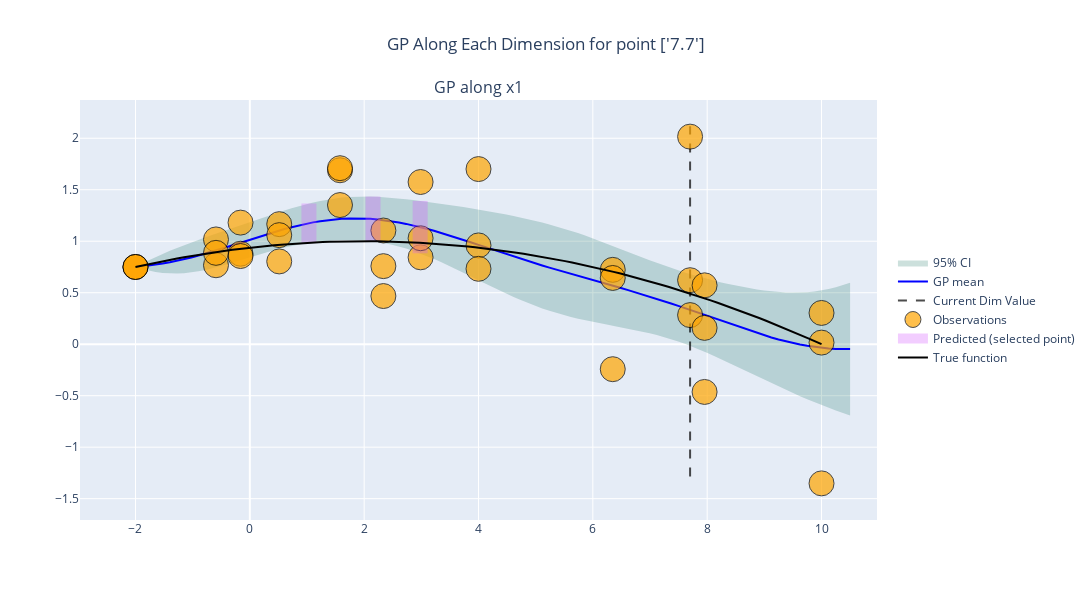

Notebook code cell kept with this figure:
### Markdown cell above
## Technical repeat adaptive kernel

### Code cell
importlib.reload(mg)
fig = runs.plot_GP(mg.HeteroNoiseSGP, figsize=(12, 6))
plot_test(fig)
